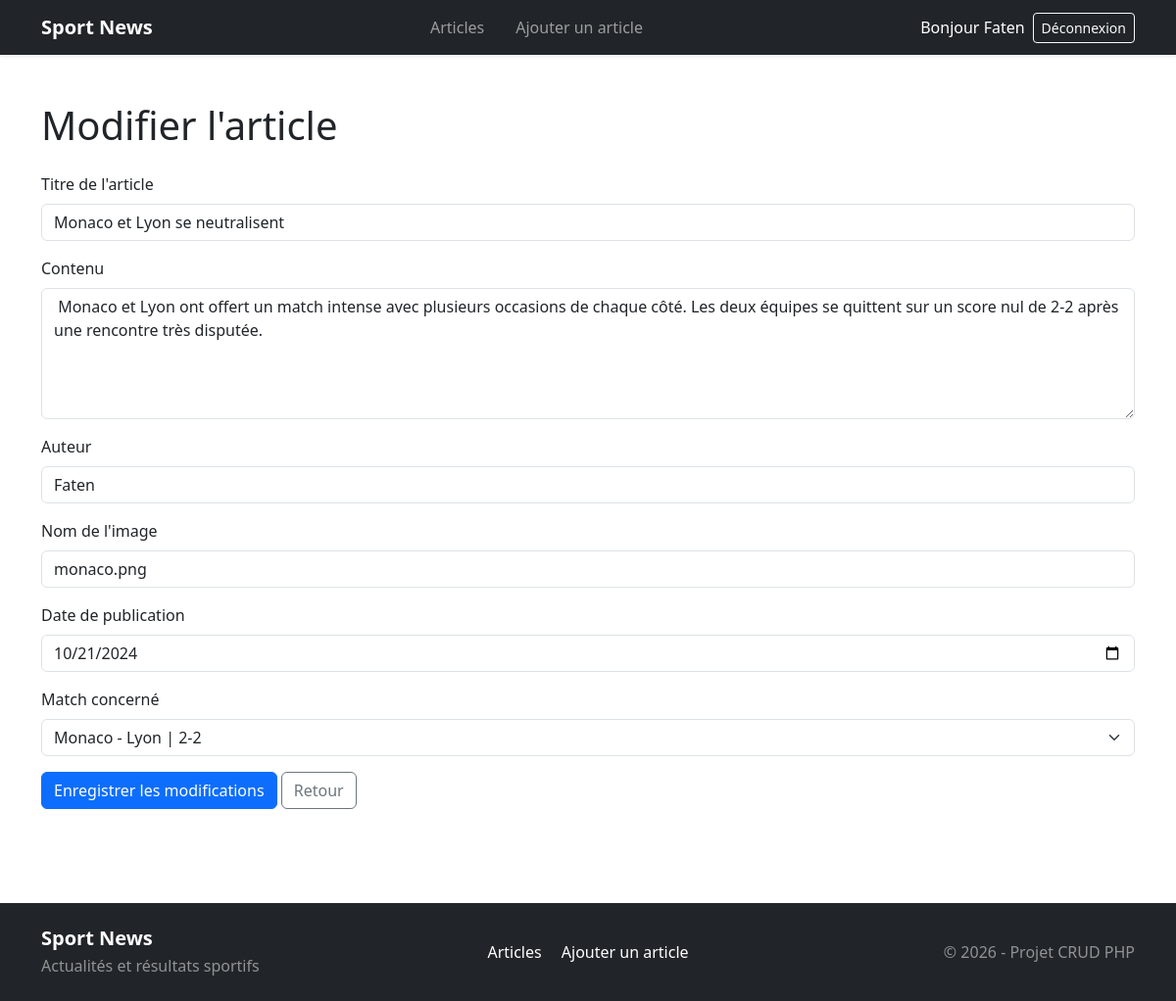
Screenshot of /articles/update/edit.php?id=2 (signed in) with the database file from the repository.
### tables this page shows
CREATE TABLE `articles` (
  `id` int(11) NOT NULL,
  `titre` varchar(255) NOT NULL,
  `contenu` text NOT NULL,
  `auteur` varchar(100) NOT NULL,
  `image` varchar(255) NOT NULL,
  `date_publication` date NOT NULL,
  `match_id` int(11) NOT NULL
);

CREATE TABLE `matches` (
  `id` int(11) NOT NULL,
  `equipe1` varchar(100) NOT NULL,
  `equipe2` varchar(100) NOT NULL,
  `score` varchar(20) NOT NULL,
  `lieu` varchar(100) NOT NULL,
  `date_match` date NOT NULL,
  `resume` text NOT NULL
);

### articles/update/edit.php (the view, shortened to what this page needs)
<?php
require_once '../../config/database.php';
$getData = $_GET;
$sql="SELECT *
FROM articles
WHERE id = :id";
$id = (int) $getData['id'];
$requete = $pdo->prepare($sql);
$requete->execute(['id' => $id]);
$article = $requete->fetch(PDO::FETCH_ASSOC);
$sqlMatches = "SELECT * FROM matches ORDER BY date_match DESC";
$requeteMatches = $pdo->query($sqlMatches);
$matches = $requeteMatches->fetchAll(PDO::FETCH_ASSOC);
?>
<!DOCTYPE html>
<html lang="fr">
<head>
    <link href="https://cdn.jsdelivr.net/npm/bootstrap@5.3.3/dist/css/bootstrap.min.css" rel="stylesheet">
    <link rel="stylesheet" href="../../assets/css/style.css">
</head>
<body class="d-flex flex-column min-vh-100">
    <?php require_once '../../includes/header.php'; ?>
    <main class="container my-5">
    <h1 class="mb-4">Modifier l'article</h1>
    <form action="update.php" method="post">
        <div class="mb-3">
            <label for="titre" class="form-label">Titre de l'article</label>
            <input
                type="text"
                name="titre"
                id="titre"
                class="form-control"
                value="<?= htmlspecialchars($article['titre']) ?>"
                required
            >
        </div>
        <div class="mb-3">
            <label for="contenu" class="form-label">Contenu</label>
            <textarea
                name="contenu"
                id="contenu"
                class="form-control"
                rows="5"
                required
            ><?= htmlspecialchars($article['contenu']) ?></textarea>
        </div>
        <div class="mb-3">
            <label for="auteur" class="form-label">Auteur</label>
            <input
                type="text"
                name="auteur"
                id="auteur"
                class="form-control"
                value="<?= htmlspecialchars($article['auteur']) ?>"
                required
            >
        </div>
        <div class="mb-3">
            <label for="image" class="form-label">Nom de l'image</label>
            <input
                type="text"
                name="image"
                id="image"
                class="form-control"
                value="<?= htmlspecialchars($article['image']) ?>"
                required
            >
        </div>
        <div class="mb-3">
            <label for="date_publication" class="form-label">Date de publication</label>
            <input
                type="date"
                name="date_publication"
                id="date_publication"
                class="form-control"
                value="<?= htmlspecialchars($article['date_publication']) ?>"
                required
            >
        </div>
        <div class="mb-3">
            <label for="match_id" class="form-label">Match concerné</label>
            <select name="match_id" id="match_id" class="form-select" required>
                <?php foreach ($matches as $match) : ?>
                    <option
                        value="<?= $match['id'] ?>"
                        <?= $match['id'] == $article['match_id'] ? 'selected' : '' ?>
                    >
                        <?= htmlspecialchars($match['equipe1']) ?>
                        -
                    </option>
                <?php endforeach; ?>
            </select>
        </div>
        <button type="submit" class="btn btn-primary">
            Enregistrer les modifications
        </button>
        <a href="../read/index.php" class="btn btn-outline-secondary">
            Retour
        </a>
    </form>
</main>
<?php require_once '../../includes/footer.php'; ?>
</body>
</html>

### rows the page displays
articles: titre "Monaco et Lyon se neutralisent", contenu "Monaco et Lyon ont offert un match intense avec plusieurs occasions de chaque côté. Les deux équipes se quittent sur un score nul de 2-2 après une rencontre très disputée.", auteur "Faten", image "monaco.png", date_publication "10/21/2024", match_id "Monaco - Lyon | 2-2"

### other values shown
$_SESSION['LOGGED_USER']['prenom'] "Faten"
